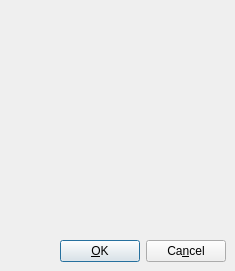
<?xml version="1.0" encoding="UTF-8"?>
<ui version="4.0">
 <class>SMReplaceDia</class>
 <widget class="QDialog" name="SMReplaceDia">
  <property name="geometry">
   <rect>
    <x>0</x>
    <y>0</y>
    <width>235</width>
    <height>271</height>
   </rect>
  </property>
  <property name="windowTitle">
   <string>Delete Styles</string>
  </property>
  <property name="sizeGripEnabled">
   <bool>false</bool>
  </property>
  <layout class="QVBoxLayout">
   <property name="leftMargin">
    <number>9</number>
   </property>
   <property name="topMargin">
    <number>9</number>
   </property>
   <property name="rightMargin">
    <number>9</number>
   </property>
   <property name="bottomMargin">
    <number>9</number>
   </property>
   <item>
    <widget class="QFrame" name="mainFrame">
     <property name="frameShape">
      <enum>QFrame::NoFrame</enum>
     </property>
     <property name="frameShadow">
      <enum>QFrame::Plain</enum>
     </property>
     <property name="lineWidth">
      <number>0</number>
     </property>
    </widget>
   </item>
   <item>
    <layout class="QHBoxLayout">
     <property name="leftMargin">
      <number>0</number>
     </property>
     <property name="topMargin">
      <number>0</number>
     </property>
     <property name="rightMargin">
      <number>0</number>
     </property>
     <property name="bottomMargin">
      <number>0</number>
     </property>
     <item>
      <spacer>
       <property name="orientation">
        <enum>Qt::Horizontal</enum>
       </property>
       <property name="sizeType">
        <enum>QSizePolicy::Expanding</enum>
       </property>
       <property name="sizeHint">
        <size>
         <width>20</width>
         <height>20</height>
        </size>
       </property>
      </spacer>
     </item>
     <item>
      <widget class="QPushButton" name="buttonOk">
       <property name="text">
        <string>&amp;OK</string>
       </property>
       <property name="shortcut">
        <string/>
       </property>
       <property name="autoDefault">
        <bool>true</bool>
       </property>
       <property name="default">
        <bool>true</bool>
       </property>
      </widget>
     </item>
     <item>
      <widget class="QPushButton" name="buttonCancel">
       <property name="text">
        <string>Ca&amp;ncel</string>
       </property>
       <property name="shortcut">
        <string>Alt+N</string>
       </property>
       <property name="autoDefault">
        <bool>true</bool>
       </property>
      </widget>
     </item>
    </layout>
   </item>
  </layout>
 </widget>
 <resources/>
 <connections>
  <connection>
   <sender>buttonOk</sender>
   <signal>clicked()</signal>
   <receiver>SMReplaceDia</receiver>
   <slot>accept()</slot>
   <hints>
    <hint type="sourcelabel">
     <x>20</x>
     <y>20</y>
    </hint>
    <hint type="destinationlabel">
     <x>20</x>
     <y>20</y>
    </hint>
   </hints>
  </connection>
  <connection>
   <sender>buttonCancel</sender>
   <signal>clicked()</signal>
   <receiver>SMReplaceDia</receiver>
   <slot>reject()</slot>
   <hints>
    <hint type="sourcelabel">
     <x>20</x>
     <y>20</y>
    </hint>
    <hint type="destinationlabel">
     <x>20</x>
     <y>20</y>
    </hint>
   </hints>
  </connection>
 </connections>
</ui>
